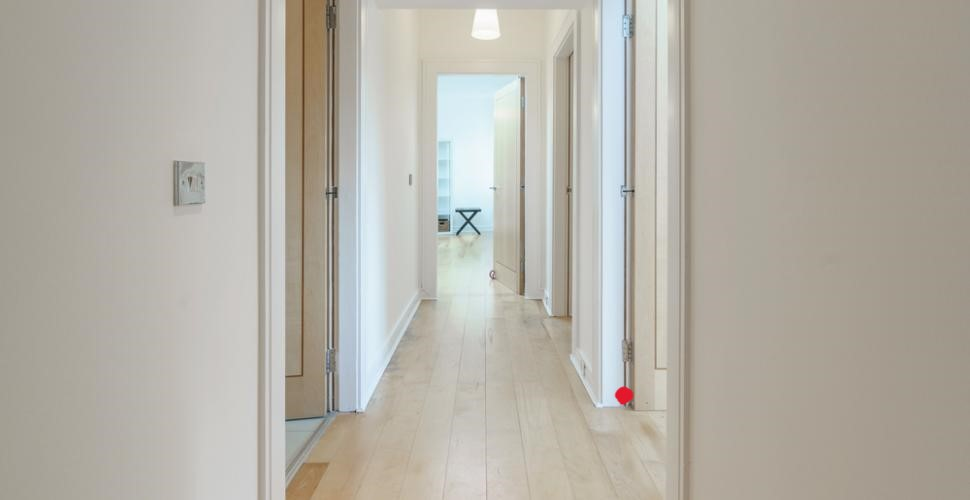
#> input picture image.jpg, 970 x 500 px
$ python detect_pt_rouge_img.py
#> lines starting #> are read from the running program, lines starting #| are printed output that depends on the picture; after the words box and inside, x2 and y2 are one past the last pixel; in counts of white or black regions, pixels touching at a corner belong together
import cv2
from matplotlib import pyplot as plt
import numpy as np

#Configuration du port série pour le robot

#Chargement de l'image
Image=cv2.imread('image.jpg')
#> Image is the input picture: shape (500, 970, 3); mean B, G, R 166.8, 176.2, 180.2
Image2 = cv2.cvtColor(Image, cv2.COLOR_BGR2RGB)

plt.figure() # ouvre une nouvelle figure
plt.imshow(Image2) # affichage de l'image I en niveau de gris
plt.show()

#Definition des couleurs  a détecter
rouge_clair=np.array([0, 50, 50])
rouge_fonce=np.array([10, 255, 255])

#Detection des pixels rouges dans l'image
hsv = cv2.cvtColor(Image, cv2.COLOR_BGR2HSV)
#> hsv: shape (500, 970, 3); mean H, S, V 28.2, 24.9, 182.1
masque=cv2.inRange(hsv,rouge_clair, rouge_fonce )
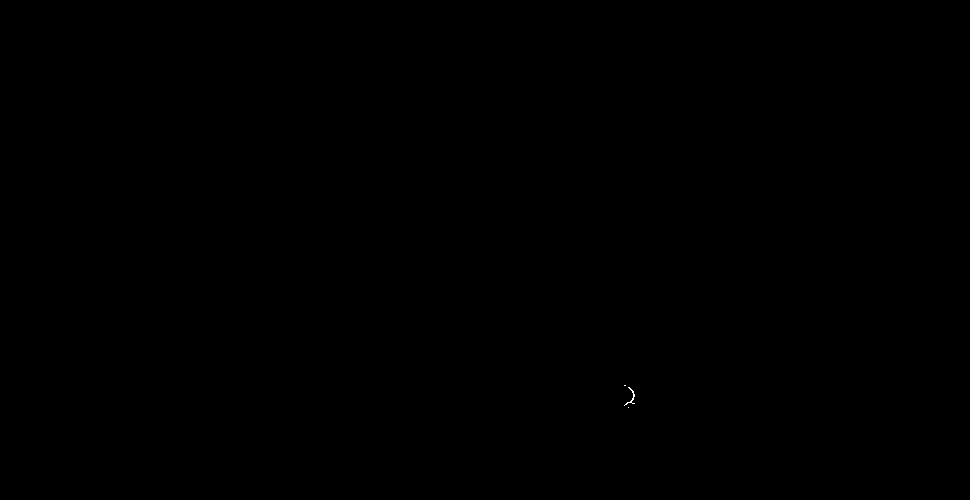
#> masque: shape (500, 970); 0.01% white in thin lines or dots, all inside (x1, y1, x2, y2) = (624, 385, 635, 408)

# Appliquer le masque à l'image d'entrée
resultat = cv2.bitwise_and(Image, Image, mask=masque)

# Trouver les contours des objets dans l'image
contours, hierarchie = cv2.findContours(masque, cv2.RETR_TREE, cv2.CHAIN_APPROX_SIMPLE)
#> contours = 3 contours, all with area under 20

# Dessiner des contours jaunes autour des objets détectés
for contour in contours:
    cv2.drawContours(Image, [contour], 0, (255, 255, 0), 2)
#> this loop made 3 passes
#> contour on passes 1, 3: [[628, 407]], [[624, 385], [625, 385]]
#> Image: shape (500, 970, 3); 0.03% of pixels changed, all inside (x1, y1, x2, y2) = (623, 384, 636, 409)

# Enregistrer l'image avec le contour
cv2.imwrite('image_contour.png', Image)

# Afficher l'image avec le contour
plt.imshow( cv2.cvtColor(Image, cv2.COLOR_BGR2RGB))
plt.show()

$ run again, with IMG_7237.jpg copied over image.jpg
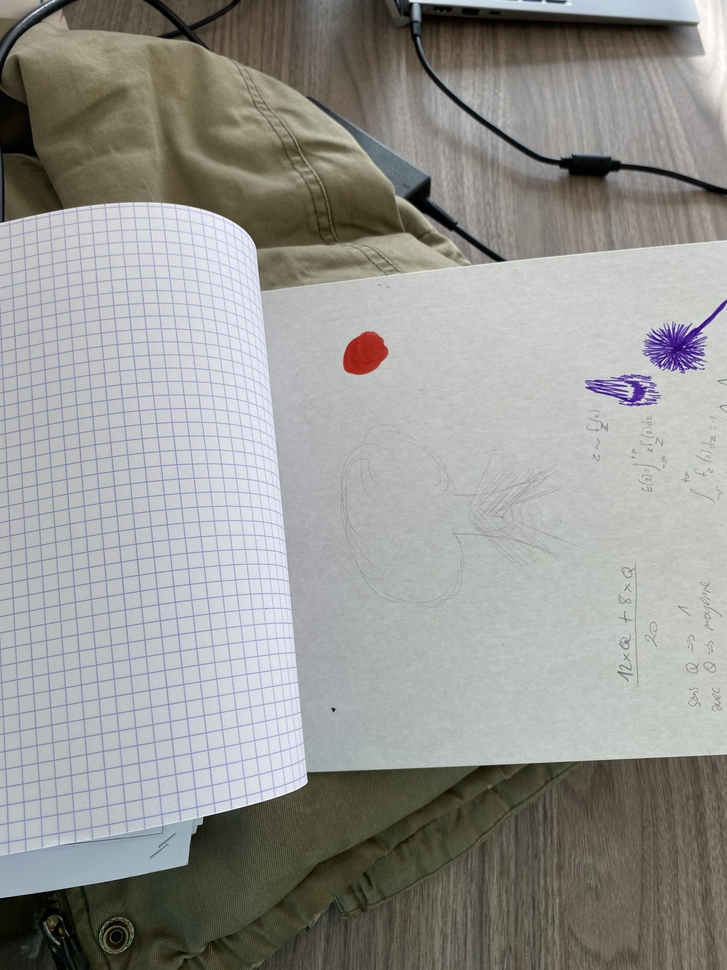
#> input picture IMG_7237.jpg, 727 x 970 px, shrunk from 3024 x 4032 before the run
#> Image is the input picture: shape (970, 727, 3); mean B, G, R 146.9, 150.4, 150.6
#> hsv: shape (970, 727, 3); mean H, S, V 60.3, 31.3, 155.5
#> masque: shape (970, 727); 0.21% white; 3 white regions (2 under 20 px)
#> contours = 3 contours, 2 with area under 20; largest, box (x1, y1, x2, y2) and area: (343, 331, 389, 375) 1426
#> the loop `for contour in contours:` made 3 passes
#> contour on pass 2: [[213, 26]]
#> after the loop `for contour in contours:`:
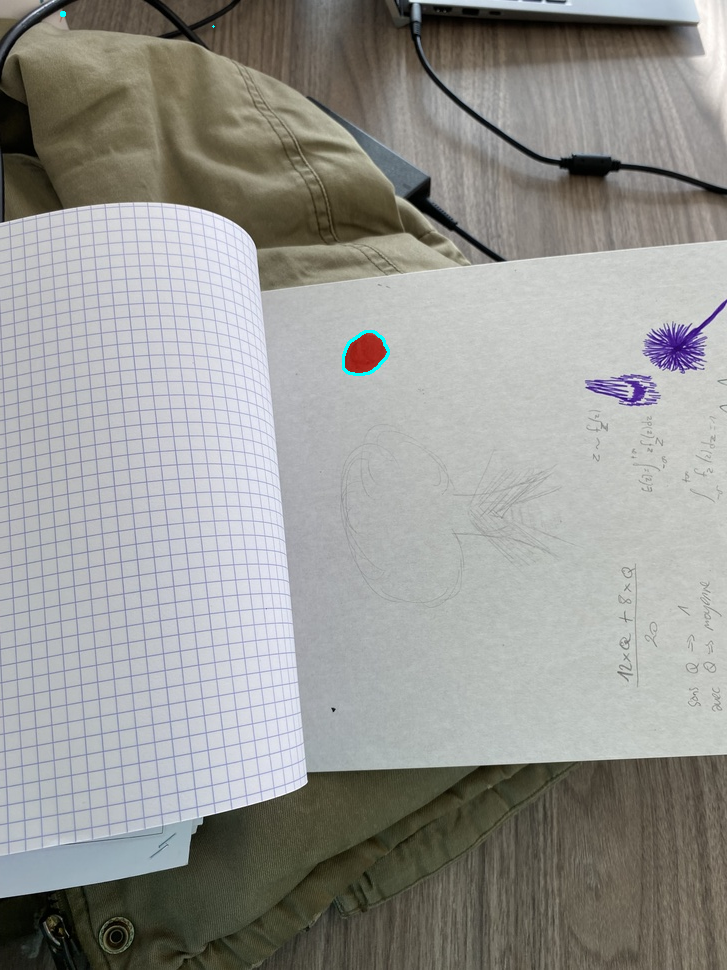
#> Image: shape (970, 727, 3); 0.07% of pixels changed, all inside (x1, y1, x2, y2) = (60, 11, 390, 376)
